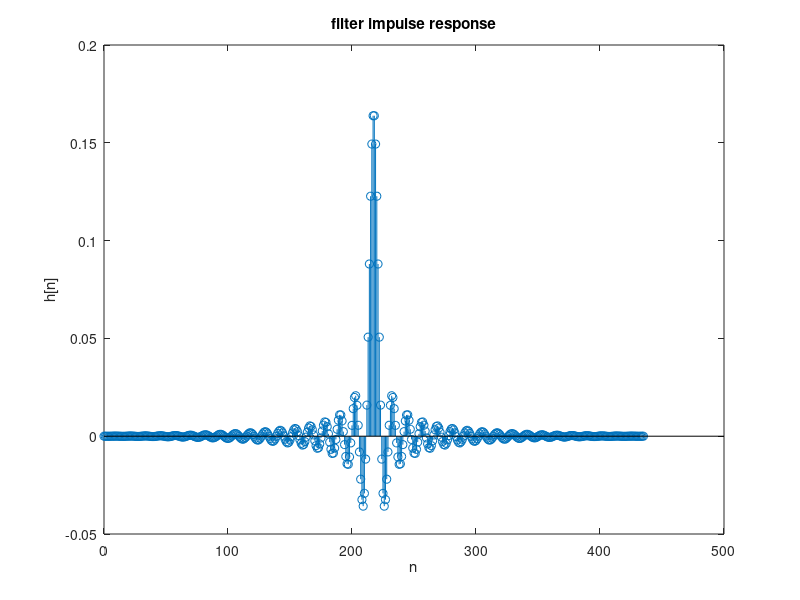
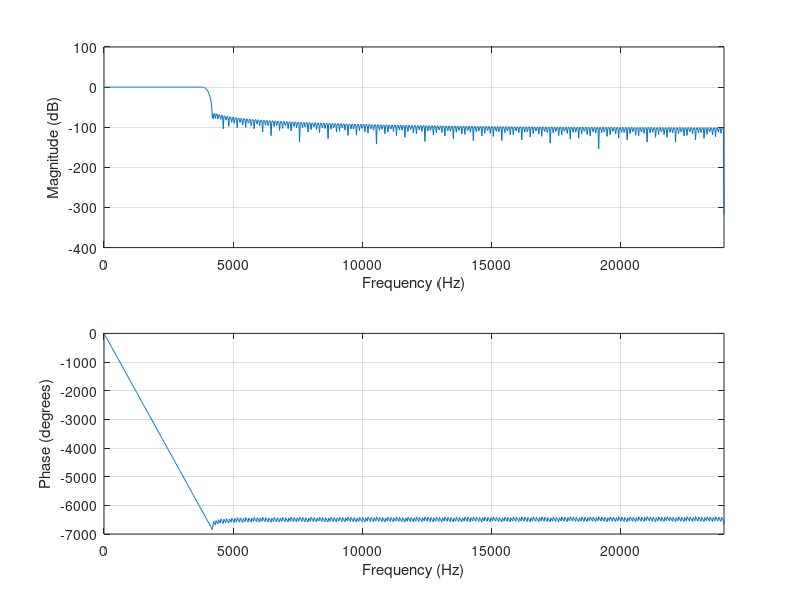
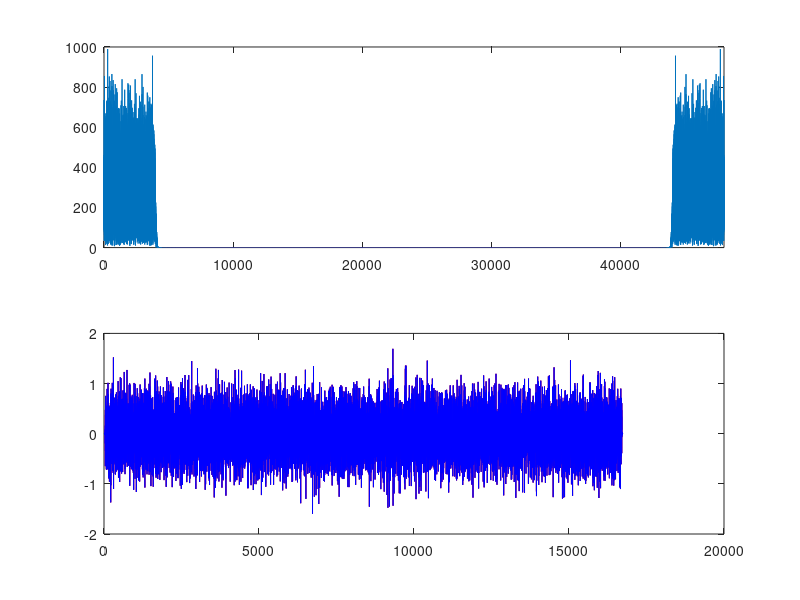
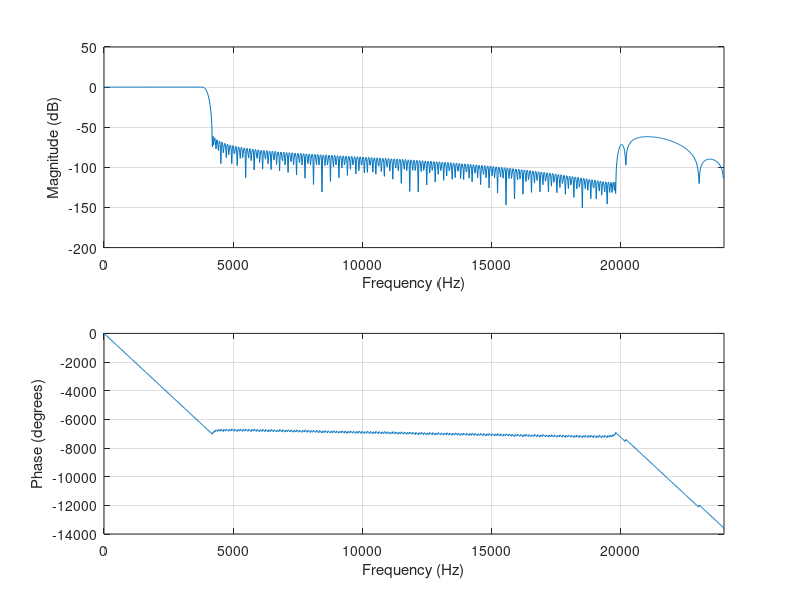

Reproduce these figures in MATLAB, in order.
% Two stage decimation filter design
% Audio signal originally sampled at fs1 to be converted to fs2
%
clear; close all

fs1 = 48000;    % original high sampling frequency
fs2 = 8000;     % reduced low sampling frequency
M = fs1/fs2;    % sampling rate reduction by M

x = randn(1,100000); % input signal

% Kaiser FIR Filter
Fs = 48000;  % Sampling Frequency

Fpass = 3800;            % Passband Frequency
Fstop = 4200;            % Stopband Frequency
Dpass = 0.057501127785;  % Passband Ripple
Dstop = 0.001;           % Stopband Attenuation
flag  = 'scale';         % Sampling Flag

% Calculate the order from the parameters using KAISERORD.
[N,Wn,BETA,TYPE] = kaiserord([Fpass Fstop]/(Fs/2), [1 0], [Dstop Dpass]);

% Calculate the coefficients using the FIR1 function.
h  = fir1(N, Wn, TYPE, kaiser(N+1, BETA), flag);

% graph filter impulse response
figure(1)
stem(0:length(h)-1,h)
xlabel('n')
ylabel('h[n]')
title('filter impulse response')

% graph filter frequency response
figure(2)
freqz(h,1,[],fs1)


%% inefficient decimator implementation
y = conv(x,h);
ydown1 = y(1:M:end);


% draw output spectrum

Y=fft(y);
f=(0:length(Y)-1)/length(Y)*Fs;

Ydown1=fft(ydown1);
f1=(0:length(Ydown1)-1)/length(Ydown1)*Fs/6;

figure
subplot(211)
plot(f,abs(Y))
xlim([0,48000])

subplot(212)
plot(f1,abs(Ydown1))
xlim([0,8000])

%% efficient decimator implementation

ydown2 = conv(h(1:M:end),x(1:M:end));

for ii = 2:M
    ypoly = conv(h(ii:M:end),[0 x(M+2-ii:M:end)]);
    
    if length(ypoly)>length(ydown2)
        ydown2(end+1:length(ypoly)) = 0;
    elseif length(ypoly)<length(ydown2)
        ypoly(end+1:length(ydown2)) = 0;
    end
    ydown2 = ydown2 + ypoly;
   
end

figure(3)
plot(ydown1,'r')
hold on
plot(ydown2,'b')
hold off


%% two-step decimation

% All frequency values are in Hz.
% step 1: decimation by 2
M1=2;

Fs = 48000;  % Sampling Frequency

Fpass = 3800;            % Passband Frequency
Fstop = 20000;           % Stopband Frequency
Dpass = 0.057501127785;  % Passband Ripple
Dstop = 0.001;           % Stopband Attenuation
flag  = 'scale';         % Sampling Flag

% Calculate the order from the parameters using KAISERORD.
[N,Wn,BETA,TYPE] = kaiserord([Fpass Fstop]/(Fs/2), [1 0], [Dstop Dpass]);

% Calculate the coefficients using the FIR1 function.
h1  = fir1(N, Wn, TYPE, kaiser(N+1, BETA), flag);

% inefficient decimator implementation
y1 = conv(x,h1);
ydown12 = y1(1:M1:end);


% step 2: decimation by 3
M2=3;

% All frequency values are in Hz.
Fs = 24000;  % Sampling Frequency

Fpass = 3800;            % Passband Frequency
Fstop = 4200;            % Stopband Frequency
Dpass = 0.057501127785;  % Passband Ripple
Dstop = 0.001;           % Stopband Attenuation
flag  = 'scale';         % Sampling Flag

% Calculate the order from the parameters using KAISERORD.
[N,Wn,BETA,TYPE] = kaiserord([Fpass Fstop]/(Fs/2), [1 0], [Dstop Dpass]);

% Calculate the coefficients using the FIR1 function.
h2  = fir1(N, Wn, TYPE, kaiser(N+1, BETA), flag);

% inefficient decimator implementation
y1 = conv(ydown12,h2);
ydown22 = ydown12(1:M2:end);

%% equivalent filter

h2up(1:M1:M1*length(h2))=h2;

hequiv=conv(h1,h2up);

figure
freqz(hequiv,1,[],fs1)